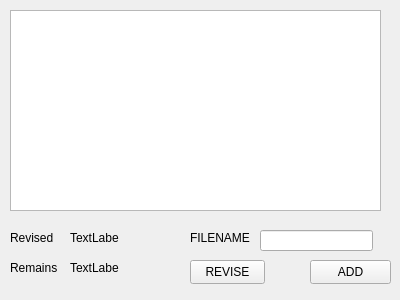
<?xml version="1.0" encoding="UTF-8"?>
<ui version="4.0">
 <class>ProgrammerWindow</class>
 <widget class="QWidget" name="ProgrammerWindow">
  <property name="geometry">
   <rect>
    <x>0</x>
    <y>0</y>
    <width>400</width>
    <height>300</height>
   </rect>
  </property>
  <property name="windowTitle">
   <string>ProgrammerWindow</string>
  </property>
  <widget class="QListWidget" name="listWidget">
   <property name="geometry">
    <rect>
     <x>10</x>
     <y>10</y>
     <width>371</width>
     <height>201</height>
    </rect>
   </property>
  </widget>
  <widget class="QLabel" name="labelHR">
   <property name="geometry">
    <rect>
     <x>70</x>
     <y>230</y>
     <width>49</width>
     <height>16</height>
    </rect>
   </property>
   <property name="text">
    <string>TextLabel</string>
   </property>
  </widget>
  <widget class="QLabel" name="labelSHR">
   <property name="geometry">
    <rect>
     <x>70</x>
     <y>260</y>
     <width>49</width>
     <height>16</height>
    </rect>
   </property>
   <property name="text">
    <string>TextLabel</string>
   </property>
  </widget>
  <widget class="QLabel" name="labelHR_2">
   <property name="geometry">
    <rect>
     <x>190</x>
     <y>230</y>
     <width>61</width>
     <height>16</height>
    </rect>
   </property>
   <property name="text">
    <string>FILENAME</string>
   </property>
  </widget>
  <widget class="QLineEdit" name="addLineEditbu">
   <property name="geometry">
    <rect>
     <x>260</x>
     <y>230</y>
     <width>113</width>
     <height>21</height>
    </rect>
   </property>
  </widget>
  <widget class="QPushButton" name="AddpushButton">
   <property name="geometry">
    <rect>
     <x>310</x>
     <y>260</y>
     <width>81</width>
     <height>24</height>
    </rect>
   </property>
   <property name="text">
    <string>ADD</string>
   </property>
  </widget>
  <widget class="QPushButton" name="revisePushButton">
   <property name="geometry">
    <rect>
     <x>190</x>
     <y>260</y>
     <width>75</width>
     <height>24</height>
    </rect>
   </property>
   <property name="text">
    <string>REVISE</string>
   </property>
  </widget>
  <widget class="QLabel" name="label">
   <property name="geometry">
    <rect>
     <x>10</x>
     <y>230</y>
     <width>49</width>
     <height>16</height>
    </rect>
   </property>
   <property name="text">
    <string>Revised</string>
   </property>
  </widget>
  <widget class="QLabel" name="label_2">
   <property name="geometry">
    <rect>
     <x>10</x>
     <y>260</y>
     <width>49</width>
     <height>16</height>
    </rect>
   </property>
   <property name="text">
    <string>Remains</string>
   </property>
  </widget>
 </widget>
 <layoutdefault spacing="6" margin="11"/>
 <resources/>
 <connections/>
</ui>
